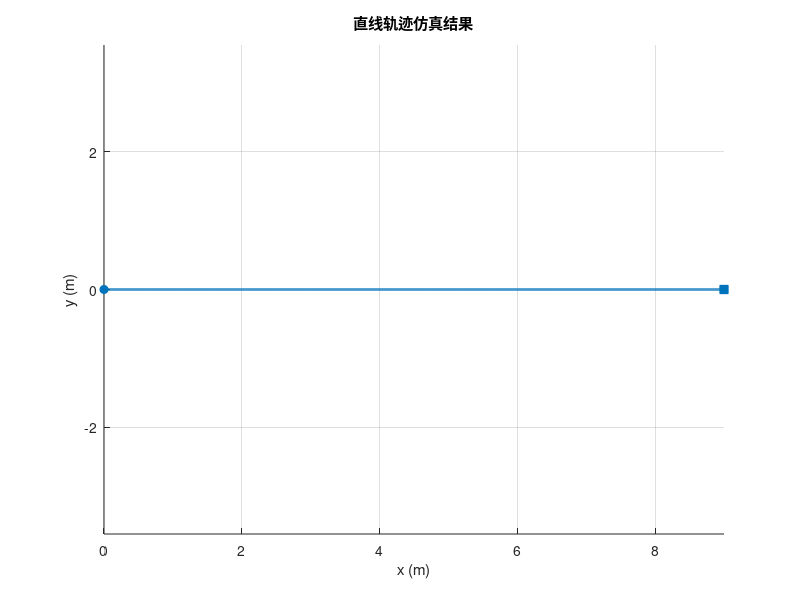
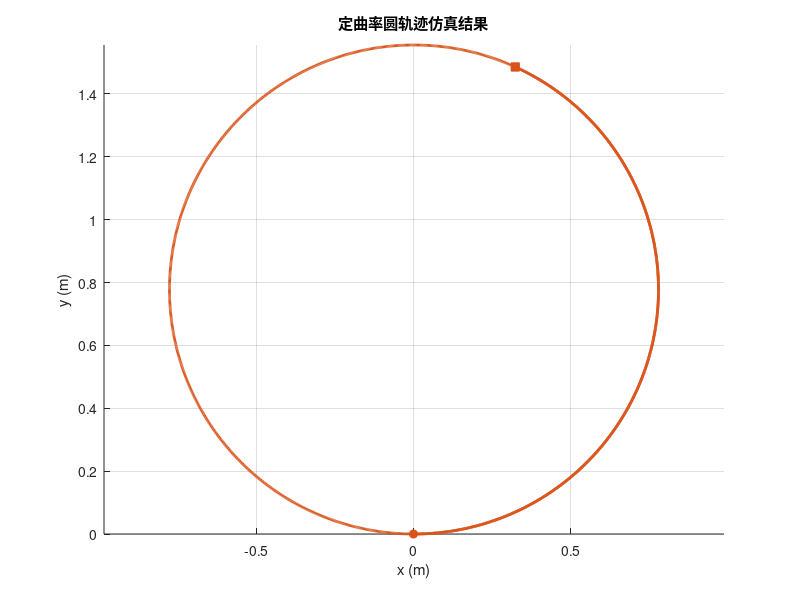
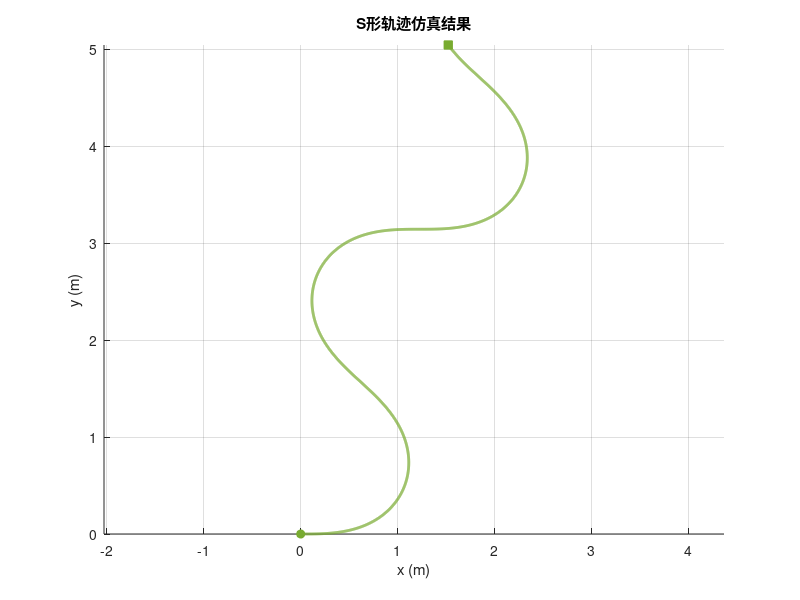
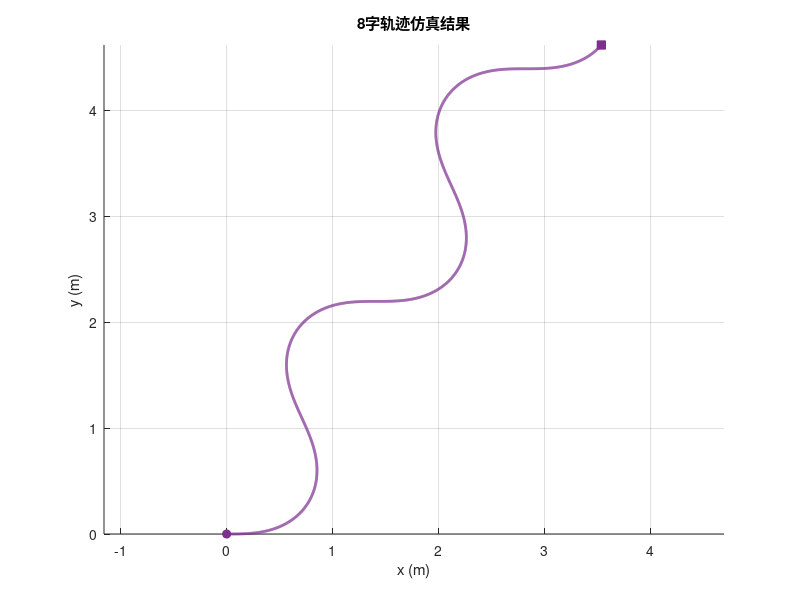

MATLAB code for these plots, in order: (Note: this script raises an error after producing the figures.)
%% 批量运行全部仿真, 保存图片, 输出关键数据
%  轮半径已更新为 r = 0.09 m, 对应驱动轮直径 180 mm

clear; clc; close all; clear functions; rehash toolboxcache;

% 图片输出目录
fig_dir = fullfile(fileparts(mfilename('fullpath')), 'figures');
if ~exist(fig_dir, 'dir'), mkdir(fig_dir); end

fprintf('========== 1. 典型轨迹运动学仿真 (traj_sim) ==========\n');

%% ---- 1.1 运行 traj_sim 仿真 ----
r = 0.09; L = 0.52; dt = 0.01; T = 20;
t_full = 0:dt:T;
x0 = [0;0;0];

cases = {
    struct('name','直线轨迹','color',[0.00,0.45,0.74],'v',@(tt)0.45+0*tt,'w',@(tt)0*tt), ...
    struct('name','定曲率圆轨迹','color',[0.85,0.33,0.10],'v',@(tt)0.35+0*tt,'w',@(tt)0.45+0*tt), ...
    struct('name','S形轨迹','color',[0.47,0.67,0.19],'v',@(tt)0.40+0*tt,'w',@(tt)0.6*sin(0.5*tt)), ...
    struct('name','8字轨迹','color',[0.49,0.18,0.56],'v',@(tt)0.38+0*tt,'w',@(tt)0.7*sin(0.7*tt)) ...
    };
Ncase = numel(cases);
results = cell(Ncase,1);

for i = 1:Ncase
    t_sub = t_full(1:end-1);
    v_cmd = cases{i}.v(t_sub);
    omega_cmd = cases{i}.w(t_sub);
    Nt = numel(t_full);
    x = zeros(1,Nt); y = zeros(1,Nt); theta = zeros(1,Nt);
    x(1)=x0(1); y(1)=x0(2); theta(1)=x0(3);
    wr = (2*v_cmd + omega_cmd*L)/(2*r);
    wl = (2*v_cmd - omega_cmd*L)/(2*r);
    for k = 1:Nt-1
        x(k+1) = x(k) + v_cmd(k)*cos(theta(k))*dt;
        y(k+1) = y(k) + v_cmd(k)*sin(theta(k))*dt;
        theta(k+1) = atan2(sin(theta(k)+omega_cmd(k)*dt), cos(theta(k)+omega_cmd(k)*dt));
    end
    eps_v = 1e-6;
    kappa = omega_cmd ./ max(abs(v_cmd), eps_v);
    s.name = cases{i}.name; s.color = cases{i}.color;
    s.t = t_full; s.x = x; s.y = y; s.theta = theta;
    s.v_cmd = v_cmd; s.omega_cmd = omega_cmd;
    s.wr = wr; s.wl = wl; s.kappa = kappa;
    dx = diff(x); dy = diff(y);
    s.path_len = sum(hypot(dx,dy));
    s.disp_len = hypot(x(end)-x(1), y(end)-y(1));
    s.avg_v = mean(abs(v_cmd));
    s.max_abs_omega = max(abs(omega_cmd));
    s.max_abs_kappa = max(abs(kappa));
    s.final_heading_deg = rad2deg(theta(end));
    results{i} = s;
end

% 打印汇总表
fprintf('%-16s %8s %8s %10s %12s %10s %10s\n', '轨迹类型','路径/m','位移/m','均速m/s','max|ω|','max|κ|','终点°');
for i=1:Ncase
    s = results{i};
    fprintf('%-16s %8.1f %8.3f %10.2f %12.2f %10.3f %10.1f\n', ...
        s.name, s.path_len, s.disp_len, s.avg_v, s.max_abs_omega, s.max_abs_kappa, s.final_heading_deg);
end

% ---- 1.2 保存各轨迹单独图片 ----
traj_files = {'直线.png','圆形.png','s型.png','8字.png'};
for i = 1:Ncase
    s = results{i};
    figure('Color','w','Position',[50,50,600,450]); hold on; grid on; axis equal;
    plot(s.x, s.y, 'LineWidth',2.0, 'Color', s.color);
    plot(s.x(1), s.y(1), 'o', 'Color', s.color, 'MarkerFaceColor', s.color);
    plot(s.x(end), s.y(end), 's', 'Color', s.color, 'MarkerFaceColor', s.color);
    xlabel('x (m)'); ylabel('y (m)'); title([s.name '仿真结果']);
    saveas(gcf, fullfile(fig_dir, traj_files{i}));
    close(gcf);
end

% ---- 1.3 线速度指令 ----
figure('Color','w','Position',[100,50,700,420]); hold on; grid on;
traj_names = cell(1,Ncase);
for i=1:Ncase, s=results{i}; plot(s.t(1:end-1),s.v_cmd,'LineWidth',1.5,'Color',s.color); traj_names{i}=cases{i}.name; end
xlabel('时间 (s)'); ylabel('v (m/s)'); title('线速度指令');
legend(traj_names,'Location','best');
saveas(gcf, fullfile(fig_dir, '线速度指令.png')); close(gcf);

% ---- 1.4 角速度指令 ----
figure('Color','w','Position',[120,70,700,420]); hold on; grid on;
for i=1:Ncase, s=results{i}; plot(s.t(1:end-1),s.omega_cmd,'LineWidth',1.5,'Color',s.color); end
xlabel('时间 (s)'); ylabel('\omega (rad/s)'); title('角速度指令');
legend(traj_names,'Location','best');
saveas(gcf, fullfile(fig_dir, '角速度指令.png')); close(gcf);

% ---- 1.5 左右轮角速度 ----
figure('Color','w','Position',[140,90,700,420]); hold on; grid on;
for i=1:Ncase
    s=results{i};
    plot(s.t(1:end-1),s.wr,'-','LineWidth',1.1,'Color',s.color);
    plot(s.t(1:end-1),s.wl,'--','LineWidth',1.1,'Color',s.color);
end
xlabel('时间 (s)'); ylabel('轮角速度 (rad/s)'); title('左右轮角速度');
legs = {};
for i=1:Ncase, legs{end+1}=[cases{i}.name ' 右轮']; legs{end+1}=[cases{i}.name ' 左轮']; end
legend(legs,'Location','best','FontSize',7);
saveas(gcf, fullfile(fig_dir, '左右轮角速度.png')); close(gcf);

% ---- 1.6 曲率对比 ----
figure('Color','w','Position',[100,50,600,400]); hold on; grid on;
for i=1:Ncase, s=results{i}; plot(s.t(1:end-1),s.kappa,'LineWidth',1.5,'Color',s.color); end
xlabel('时间 (s)'); ylabel('\kappa (1/m)'); title('瞬时曲率对比');
legend('Location','best');
saveas(gcf, fullfile(fig_dir, '曲率变化.png')); close(gcf);

fprintf('\n========== 2. PID控制仿真: 双环 vs 单环 对比 ==========\n');

%% ---- 2. 运行 PID 仿真 (双环 + 单环, 4个场景) ----
scenario_names = {'阶跃响应','定点镇定','直线跟踪','圆形跟踪'};
for SC = 1:4
    fprintf('\n--- 场景%d: %s ---\n', SC, scenario_names{SC});

    % 双环PID仿真
    dual = run_dual_pid(SC);
    % 单环PID仿真(对照组)
    single = run_single_pid(SC);

    % 画对比图 (每个场景拆成独立图片)
    plot_pid_comparison(dual, single, SC, fig_dir, scenario_names{SC});
end

% b_pid_control生成独立结果图 (需手动运行)


fprintf('\n========== 3. Hybrid A* 路径规划 + 循迹仿真 ==========\n');

%% ---- 3. Hybrid A* 路径规划 ----
addpath(fileparts(mfilename('fullpath')));
ref_path = c_hybrid_astar();

%% ---- 4. 红外循迹仿真 ----
d_tracking_pid(ref_path);

fprintf('\n========== 5. 剪叉机构运动简图 (e_mechanism_diagram) ==========\n');
e_mechanism_diagram;

fprintf('\n========== 6. 剪叉机构强度校核 (f_lift_strength) ==========\n');
f_lift_strength;

fprintf('\n========== 7. 剪叉机构有限元分析 (g_scissor_lift_fea) ==========\n');
g_scissor_lift_fea;

fprintf('\n========== 全部仿真完成 ==========\n');

%% ===== 局部函数: 双环PID仿真 =====
function res = run_dual_pid(SC)
    r = 0.09; L = 0.52; tau = 0.06; K_motor = 0.327;
    Ts = 0.005; T_sim = 12; t = 0:Ts:T_sim; N = length(t);
    Kp_v = 17.0; Ki_v = 103.0; u_sat = 24;
    Kp_dist = 0.6; Kp_theta = 3.0; Ki_theta = 0.2; Kd_theta = 0.4;
    omega_max = 2.5;

    x = zeros(1,N); y = zeros(1,N); th = zeros(1,N);
    wL = zeros(1,N); wR = zeros(1,N);
    v_cmd = zeros(1,N); w_cmd = zeros(1,N);
    uL = zeros(1,N); uR = zeros(1,N);
    int_th = 0; e_th_prev = 0; int_L = 0; int_R = 0;

    switch SC
        case 1
            v_ref = [zeros(1,floor(N/4)), 0.3*ones(1,N-floor(N/4))];
            w_ref = zeros(1,N);
        case 2
            x_tgt=2.0; y_tgt=1.0; th_tgt=pi/4;
            v_ref=zeros(1,N); w_ref=zeros(1,N);
        case 3
            v_ref=0.25*ones(1,N); w_ref=zeros(1,N);
        case 4
            R_c=0.8; w_c=2*pi/16;
            v_ref=R_c*w_c*ones(1,N); w_ref=w_c*ones(1,N);
    end

    for k = 1:N-1
        switch SC
            case 1
                v_cmd(k)=v_ref(k); w_cmd(k)=0;
            case 2
                ex=x_tgt-x(k); ey=y_tgt-y(k); d_err=sqrt(ex^2+ey^2);
                if d_err>0.08, th_des=atan2(ey,ex); else, th_des=th_tgt; end
                e_th=atan2(sin(th_des-th(k)),cos(th_des-th(k)));
                int_th=int_th+e_th*Ts;
                d_th=(e_th-e_th_prev)/Ts;
                w_cmd(k)=Kp_theta*e_th+Ki_theta*int_th+Kd_theta*d_th;
                w_cmd(k)=max(-omega_max,min(omega_max,w_cmd(k)));
                v_cmd(k)=max(0,Kp_dist*d_err);
                if abs(e_th)>pi/3, v_cmd(k)=v_cmd(k)*0.2; end
                if d_err<0.02, v_cmd(k)=0; end
                e_th_prev=e_th;
            case 3
                lat_err=0.6-y(k);
                th_des=atan2(Kp_dist*lat_err,v_ref(k)+1e-6);
                e_th=atan2(sin(th_des-th(k)),cos(th_des-th(k)));
                int_th=int_th+e_th*Ts;
                d_th=(e_th-e_th_prev)/Ts;
                w_cmd(k)=Kp_theta*e_th+Ki_theta*int_th+Kd_theta*d_th;
                w_cmd(k)=max(-omega_max,min(omega_max,w_cmd(k)));
                v_cmd(k)=v_ref(k);
                e_th_prev=e_th;
            case 4
                % 参考圆上当前时刻的期望位置
                theta_ref = w_c * t(k);
                x_ref = R_c * cos(theta_ref);  y_ref = R_c * sin(theta_ref);
                % 横向偏差(到圆弧的法向距离)
                theta_path = theta_ref + pi/2;  % 圆弧切线方向
                ex = x_ref - x(k);  ey = y_ref - y(k);
                cross_track = -sin(theta_path)*ex + cos(theta_path)*ey;
                % 航向修正: 基于横向偏差的PD控制
                theta_des = theta_path + atan(cross_track / 0.6);
                e_th = atan2(sin(theta_des-th(k)), cos(theta_des-th(k)));
                int_th = int_th + e_th*Ts;
                d_th = (e_th - e_th_prev)/Ts;
                w_cmd(k) = Kp_theta*e_th + Ki_theta*int_th + Kd_theta*d_th;
                e_th_prev = e_th;
                % 纵向偏差修正
                along_track = cos(theta_path)*ex + sin(theta_path)*ey;
                v_cmd(k) = v_ref(k) + Kp_dist * along_track;
        end

        % 逆运动学 → 内环速度PI
        wL_ref = (2*v_cmd(k)-w_cmd(k)*L)/(2*r);
        wR_ref = (2*v_cmd(k)+w_cmd(k)*L)/(2*r);
        eL=wL_ref-wL(k); eR=wR_ref-wR(k);
        if abs(eL)>5, int_L=0; else, int_L=int_L+eL*Ts; end
        if abs(eR)>5, int_R=0; else, int_R=int_R+eR*Ts; end
        uL(k)=Kp_v*eL+Ki_v*int_L; uR(k)=Kp_v*eR+Ki_v*int_R;
        if abs(uL(k))>u_sat&&sign(uL(k))==sign(eL), uL(k)=sign(uL(k))*u_sat; int_L=int_L-eL*Ts; end
        if abs(uR(k))>u_sat&&sign(uR(k))==sign(eR), uR(k)=sign(uR(k))*u_sat; int_R=int_R-eR*Ts; end

        % 电机动力学 (含负载扰动)
        dist = 1.5*sin(0.8*t(k));  % 正弦摩擦扰动
        wL(k+1)=wL(k)+(K_motor*uL(k)-wL(k)+dist)/tau*Ts;
        wR(k+1)=wR(k)+(K_motor*uR(k)-wR(k)+dist)/tau*Ts;
        v_next=r/2*(wL(k+1)+wR(k+1));
        w_next=r/L*(wR(k+1)-wL(k+1));
        th(k+1)=th(k)+w_next*Ts;
        x(k+1)=x(k)+v_next*cos(th(k+1))*Ts;
        y(k+1)=y(k)+v_next*sin(th(k+1))*Ts;
    end

    res.t=t; res.x=x; res.y=y; res.th=th;
    res.v=r/2*(wL+wR); res.w=r/L*(wR-wL);
    res.v_ref=v_ref; res.w_ref=w_ref;
    res.uL=uL; res.uR=uR;
    res.wL_act=wL; res.wR_act=wR;
    res.name='双环PID'; res.SC=SC;
    if SC==2, res.x_tgt=x_tgt; res.y_tgt=y_tgt; res.th_tgt=th_tgt; end
    if SC==4, res.R_c=R_c; end
end

%% ===== 局部函数: 单环PID仿真(对照组) =====
function res = run_single_pid(SC)
    r = 0.09; L = 0.52; tau = 0.06; K_motor = 0.327;
    Ts = 0.005; T_sim = 12; t = 0:Ts:T_sim; N = length(t);
    % 单环PID: 与双环相同的外环参数, 但没有内环PI反馈
    % 外环PID输出速度指令, 直接转电压(无轮速闭环)
    Kp_theta = 3.0; Ki_theta = 0.2; Kd_theta = 0.4;
    Kp_dist = 0.6;
    u_sat = 24; v_max = 0.5; omega_max = 2.5;

    x = zeros(1,N); y = zeros(1,N); th = zeros(1,N);
    wL = zeros(1,N); wR = zeros(1,N);
    v_cmd = zeros(1,N); w_cmd = zeros(1,N);
    uL = zeros(1,N); uR = zeros(1,N);
    int_th = 0; e_th_prev = 0;

    switch SC
        case 1
            v_ref = [zeros(1,floor(N/4)), 0.3*ones(1,N-floor(N/4))];
            w_ref = zeros(1,N);
        case 2
            x_tgt=2.0; y_tgt=1.0; th_tgt=pi/4;
            v_ref=zeros(1,N); w_ref=zeros(1,N);
        case 3
            v_ref=0.25*ones(1,N); w_ref=zeros(1,N);
        case 4
            R_c=0.8; w_c=2*pi/16;
            v_ref=R_c*w_c*ones(1,N); w_ref=w_c*ones(1,N);
    end

    for k = 1:N-1
        switch SC
            case 1
                v_cmd(k)=v_ref(k); w_cmd(k)=0;
            case 2
                ex=x_tgt-x(k); ey=y_tgt-y(k); d_err=sqrt(ex^2+ey^2);
                if d_err>0.08, th_des=atan2(ey,ex); else, th_des=th_tgt; end
                e_th=atan2(sin(th_des-th(k)),cos(th_des-th(k)));
                int_th=int_th+e_th*Ts;
                d_th=(e_th-e_th_prev)/Ts;
                w_cmd(k)=Kp_theta*e_th+Ki_theta*int_th+Kd_theta*d_th;
                w_cmd(k)=max(-omega_max,min(omega_max,w_cmd(k)));
                v_cmd(k)=max(0,Kp_dist*d_err);
                if abs(e_th)>pi/3, v_cmd(k)=v_cmd(k)*0.2; end
                if d_err<0.02, v_cmd(k)=0; end
                e_th_prev=e_th;
            case 3
                lat_err=0.6-y(k);
                th_des=atan2(Kp_dist*lat_err,v_ref(k)+1e-6);
                e_th=atan2(sin(th_des-th(k)),cos(th_des-th(k)));
                int_th=int_th+e_th*Ts;
                d_th=(e_th-e_th_prev)/Ts;
                w_cmd(k)=Kp_theta*e_th+Ki_theta*int_th+Kd_theta*d_th;
                w_cmd(k)=max(-omega_max,min(omega_max,w_cmd(k)));
                v_cmd(k)=v_ref(k);
                e_th_prev=e_th;
            case 4
                theta_ref = w_c * t(k);
                x_ref = R_c * cos(theta_ref);  y_ref = R_c * sin(theta_ref);
                theta_path = theta_ref + pi/2;
                ex_r = x_ref - x(k);  ey_r = y_ref - y(k);
                cross_track = -sin(theta_path)*ex_r + cos(theta_path)*ey_r;
                along_track = cos(theta_path)*ex_r + sin(theta_path)*ey_r;
                theta_des = theta_path + atan(cross_track / 0.6);
                e_th = atan2(sin(theta_des-th(k)), cos(theta_des-th(k)));
                int_th = int_th + e_th*Ts;
                d_th = (e_th - e_th_prev)/Ts;
                w_cmd(k) = Kp_theta*e_th + Ki_theta*int_th + Kd_theta*d_th;
                e_th_prev = e_th;
                v_cmd(k) = v_ref(k) + Kp_dist * along_track;
        end

        v_cmd(k) = max(-v_max, min(v_max, v_cmd(k)));
        w_cmd(k) = max(-omega_max, min(omega_max, w_cmd(k)));

        % 单环: 逆运动学→直接转电压 (没有内环PI跟踪轮速)
        wL_des = (2*v_cmd(k)-w_cmd(k)*L)/(2*r);
        wR_des = (2*v_cmd(k)+w_cmd(k)*L)/(2*r);
        uL(k) = wL_des / K_motor;
        uR(k) = wR_des / K_motor;
        uL(k) = max(-u_sat, min(u_sat, uL(k)));
        uR(k) = max(-u_sat, min(u_sat, uR(k)));

        % 电机动力学 (含相同负载扰动)
        dist = 1.5*sin(0.8*t(k));
        wL(k+1) = wL(k) + (K_motor*uL(k)-wL(k)+dist)/tau*Ts;
        wR(k+1) = wR(k) + (K_motor*uR(k)-wR(k)+dist)/tau*Ts;
        v_next = r/2*(wL(k+1)+wR(k+1));
        w_next = r/L*(wR(k+1)-wL(k+1));
        th(k+1) = th(k) + w_next*Ts;
        x(k+1) = x(k) + v_next*cos(th(k+1))*Ts;
        y(k+1) = y(k) + v_next*sin(th(k+1))*Ts;
    end

    res.t=t; res.x=x; res.y=y; res.th=th;
    res.v=r/2*(wL+wR); res.w=r/L*(wR-wL);
    res.v_ref=v_ref; res.w_ref=w_ref;
    res.uL=uL; res.uR=uR;
    res.name='单环PID'; res.SC=SC;
    if SC==2, res.x_tgt=x_tgt; res.y_tgt=y_tgt; res.th_tgt=th_tgt; end
    if SC==4, res.R_c=R_c; end
end

%% ===== 局部函数: 对比图 (每个场景拆成独立图片) =====
function plot_pid_comparison(dual, single, SC, fig_dir, sc_name)
    t = dual.t;
    fnames = {'step','point','line','circle'};

    % ---- 图1: 轨迹对比 ----
    fig1 = figure('Color','w','Position',[50,50,700,550]);
    hold on; grid on; axis equal;
    plot(dual.x, dual.y, 'b-', 'LineWidth',2, 'DisplayName','双环PID');
    plot(single.x, single.y, 'r--', 'LineWidth',1.8, 'DisplayName','单环PID');
    if SC==2
        plot(dual.x_tgt, dual.y_tgt, 'k*', 'MarkerSize',15, 'LineWidth',2, 'DisplayName','目标点');
    elseif SC==3
        yline(0.6, 'k--', 'LineWidth',1.5, 'DisplayName','目标直线');
    elseif SC==4
        th_p = linspace(0,2*pi,200);
        plot(dual.R_c*cos(th_p), dual.R_c*sin(th_p), 'k--', 'LineWidth',1.5, 'DisplayName','参考圆');
    end
    xlabel('X (m)'); ylabel('Y (m)');
    title(sprintf('%s — 轨迹对比', sc_name));
    legend('Location','best');
    saveas(fig1, fullfile(fig_dir, sprintf('pid_%s_1轨迹对比.png', fnames{SC})));
    close(fig1);

    % ---- 图2: 线速度对比 ----
    fig2 = figure('Color','w','Position',[100,100,700,450]);
    hold on; grid on;
    if SC~=2, plot(t, dual.v_ref, 'k:', 'LineWidth',1.5, 'DisplayName','参考'); end
    plot(t, dual.v, 'b-', 'LineWidth',1.8, 'DisplayName','双环PID');
    plot(t, single.v, 'r--', 'LineWidth',1.5, 'DisplayName','单环PID');
    xlabel('时间 (s)'); ylabel('v (m/s)');
    title(sprintf('%s — 线速度对比', sc_name));
    legend('Location','best');
    saveas(fig2, fullfile(fig_dir, sprintf('pid_%s_2线速度对比.png', fnames{SC})));
    close(fig2);

    % ---- 图3: 角速度对比 ----
    fig3 = figure('Color','w','Position',[150,150,700,450]);
    hold on; grid on;
    if SC==4, plot(t, dual.w_ref, 'k:', 'LineWidth',1.5, 'DisplayName','参考'); end
    plot(t, dual.w, 'b-', 'LineWidth',1.8, 'DisplayName','双环PID');
    plot(t, single.w, 'r--', 'LineWidth',1.5, 'DisplayName','单环PID');
    xlabel('时间 (s)'); ylabel('\omega (rad/s)');
    title(sprintf('%s — 角速度对比', sc_name));
    legend('Location','best');
    saveas(fig3, fullfile(fig_dir, sprintf('pid_%s_3角速度对比.png', fnames{SC})));
    close(fig3);

    % ---- 图4: 电机电压对比 ----
    fig4 = figure('Color','w','Position',[200,200,700,450]);
    hold on; grid on;
    plot(t, dual.uL, 'b-', 'LineWidth',1.2, 'DisplayName','双环 左轮');
    plot(t, dual.uR, 'b--', 'LineWidth',1.2, 'DisplayName','双环 右轮');
    plot(t, single.uL, 'r-', 'LineWidth',1.0, 'DisplayName','单环 左轮');
    plot(t, single.uR, 'r--', 'LineWidth',1.0, 'DisplayName','单环 右轮');
    yline(24, 'k:', 'LineWidth',1); yline(-24, 'k:', 'LineWidth',1);
    xlabel('时间 (s)'); ylabel('电压 (V)');
    title(sprintf('%s — 电机电压对比', sc_name));
    legend('Location','best');
    saveas(fig4, fullfile(fig_dir, sprintf('pid_%s_4电压对比.png', fnames{SC})));
    close(fig4);

    % ---- 打印性能指标对比 ----
    idx_ss = floor(0.75*length(t)):length(t);
    fprintf('\n  %-10s | %-12s | %-12s\n', '指标', '双环PID', '单环PID');
    fprintf('  %s\n', repmat('-',1,40));
    switch SC
        case 1
            d_err = mean(abs(dual.v_ref(idx_ss)-dual.v(idx_ss)));
            s_err = mean(abs(single.v_ref(idx_ss)-single.v(idx_ss)));
            fprintf('  %-10s | %10.4f   | %10.4f\n', '速度稳态误差', d_err, s_err);
        case 2
            d_pos = sqrt((dual.x_tgt-dual.x(end))^2+(dual.y_tgt-dual.y(end))^2);
            s_pos = sqrt((single.x_tgt-single.x(end))^2+(single.y_tgt-single.y(end))^2);
            d_th = abs(rad2deg(atan2(sin(dual.th_tgt-dual.th(end)),cos(dual.th_tgt-dual.th(end)))));
            s_th = abs(rad2deg(atan2(sin(single.th_tgt-single.th(end)),cos(single.th_tgt-single.th(end)))));
            fprintf('  %-10s | %8.4f m  | %8.4f m\n', '位置误差', d_pos, s_pos);
            fprintf('  %-10s | %8.2f°    | %8.2f°\n', '航向误差', d_th, s_th);
        case 3
            d_rmse = sqrt(mean(dual.w(idx_ss).^2));
            s_rmse = sqrt(mean(single.w(idx_ss).^2));
            fprintf('  %-10s | %10.4f   | %10.4f\n', '角速度RMSE', d_rmse, s_rmse);
        case 4
            d_vr = sqrt(mean((dual.v_ref(idx_ss)-dual.v(idx_ss)).^2));
            s_vr = sqrt(mean((single.v_ref(idx_ss)-single.v(idx_ss)).^2));
            d_wr = sqrt(mean((dual.w_ref(idx_ss)-dual.w(idx_ss)).^2));
            s_wr = sqrt(mean((single.w_ref(idx_ss)-single.w(idx_ss)).^2));
            d_dist = abs(sqrt(dual.x.^2+dual.y.^2)-dual.R_c);
            s_dist = abs(sqrt(single.x.^2+single.y.^2)-single.R_c);
            fprintf('  %-10s | %10.4f   | %10.4f\n', '线速度RMSE', d_vr, s_vr);
            fprintf('  %-10s | %10.4f   | %10.4f\n', '角速度RMSE', d_wr, s_wr);
            fprintf('  %-10s | %10.4f   | %10.4f\n', '轨迹圆度RMSE', ...
                sqrt(mean(d_dist(idx_ss).^2)), sqrt(mean(s_dist(idx_ss).^2)));
    end
end
